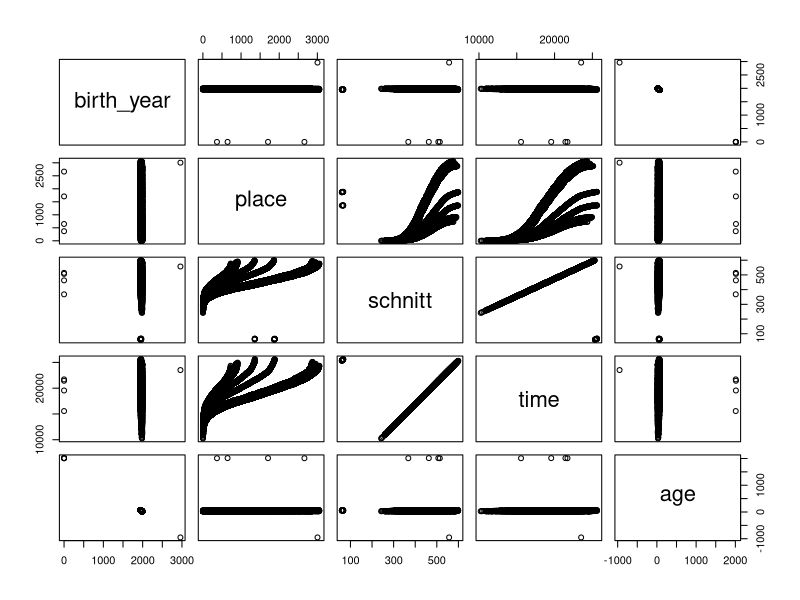
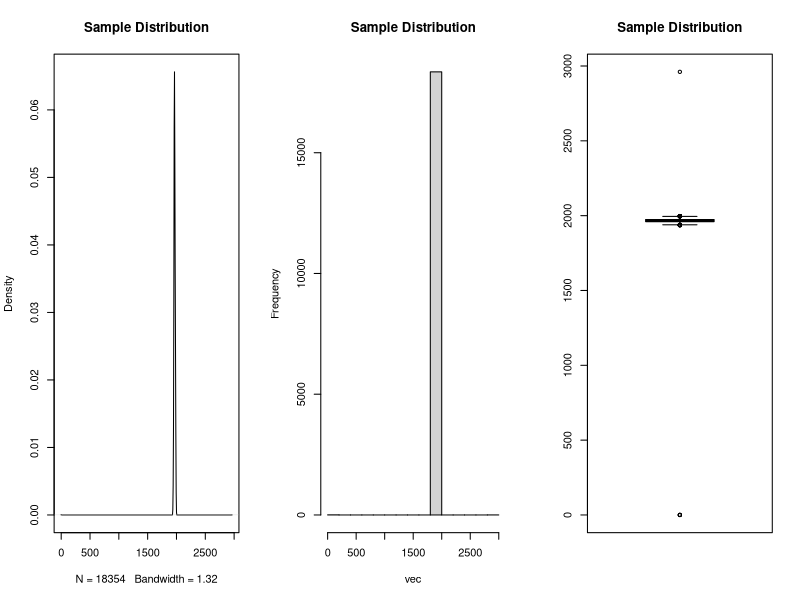
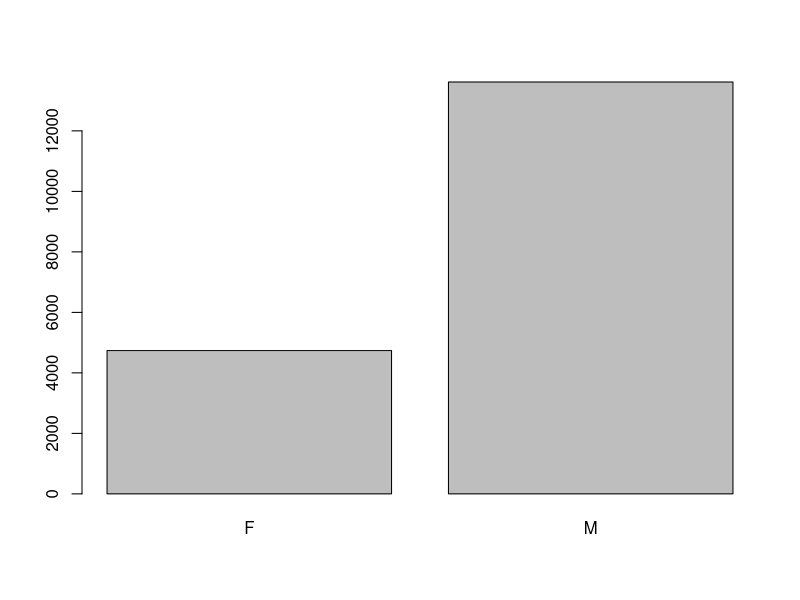
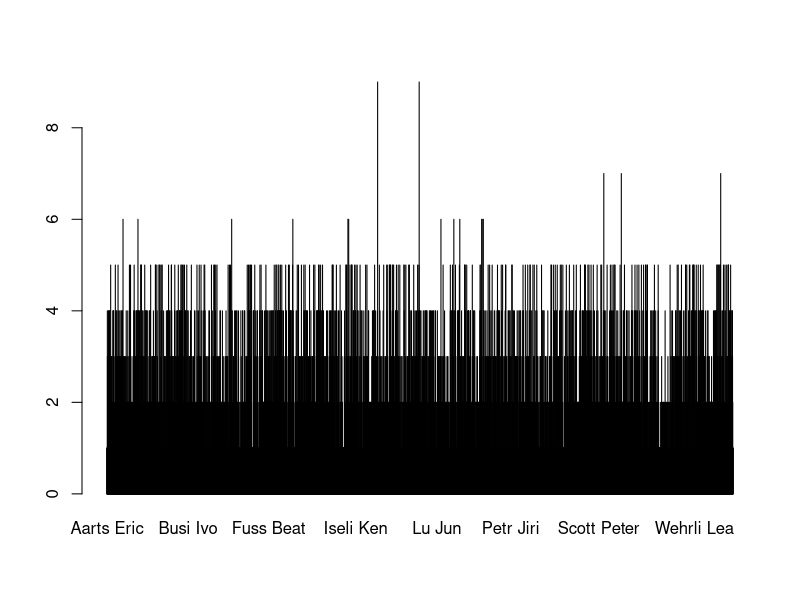
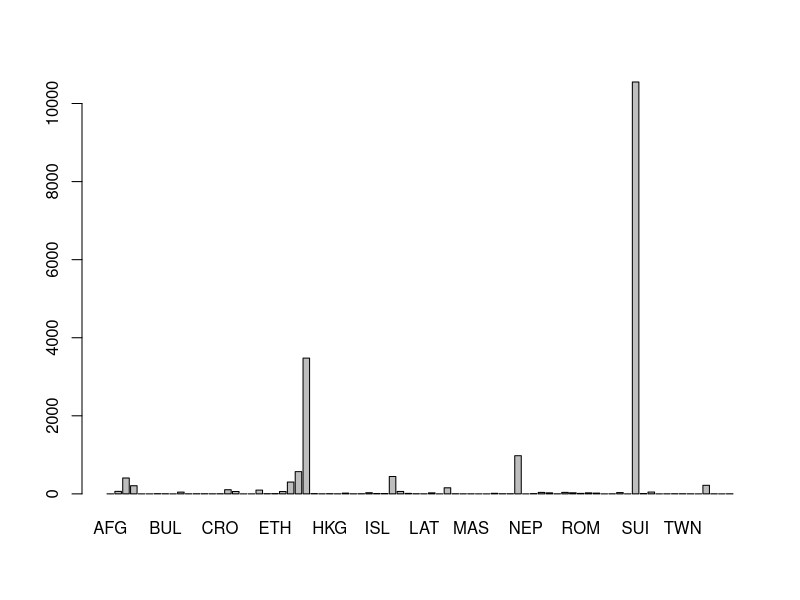
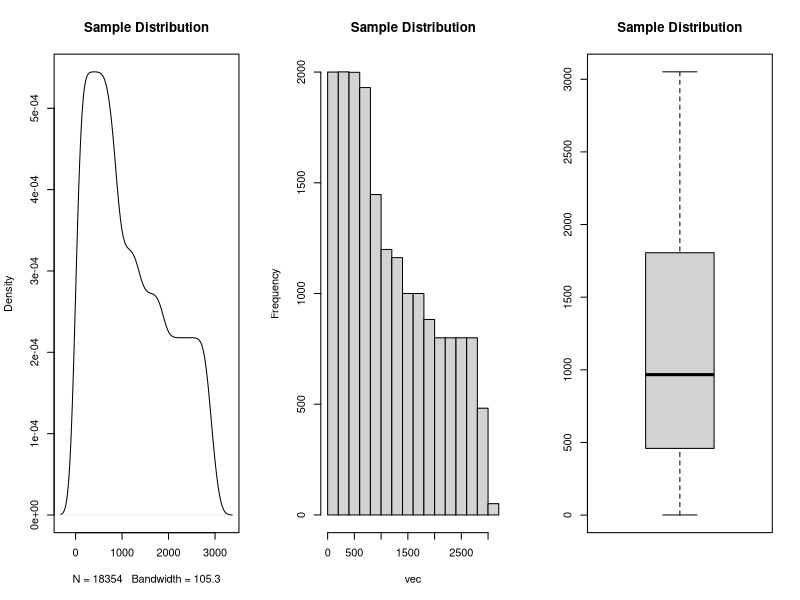
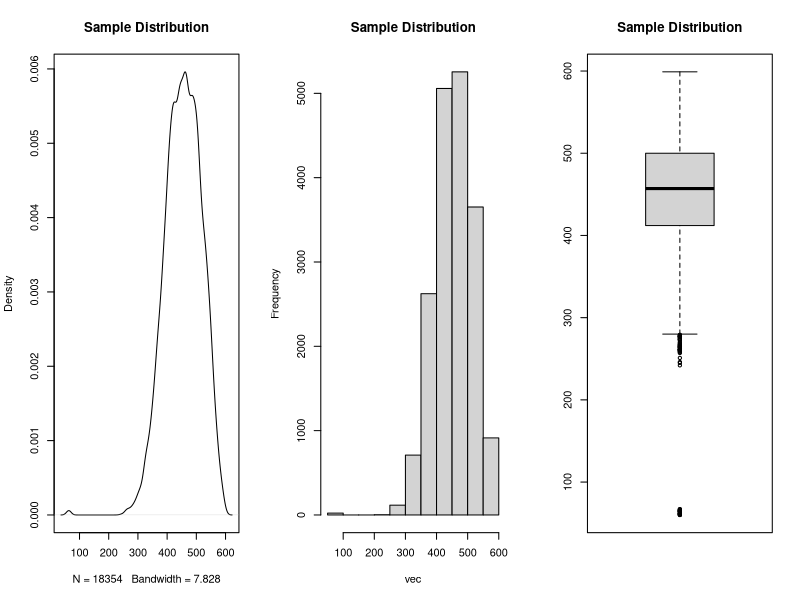
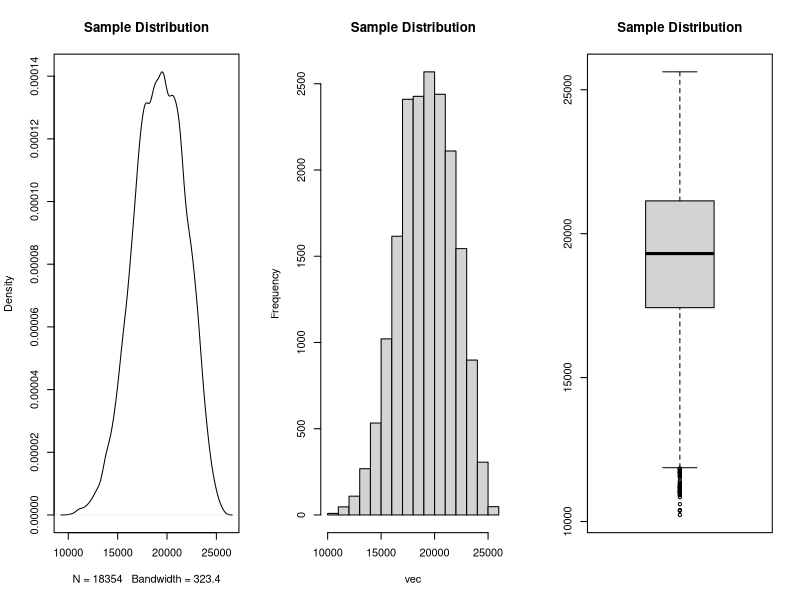

These figures' R source, in order:
# David Richard Steinmetz
# Web scraping project
# NYC Data Science Academy
# Last modified: 2016-08-14



# Functions ---------------------------------------------------------------

# Investigate New Dataset
open_sesame <- function(data){
  print('----------------------Variables---------------------')
  print(names(data))
  print('----------------------Structure---------------------')
  str(data)
  print('------------------------Head------------------------')
  print(head(data))
  print('-----------------------Summary----------------------')
  print(summary(data))
  print('-----------------Standard Deviation-----------------')
  num <- sapply(data, class) %in% c('integer','numeric')
  print(sapply(data[num], sd))
  # ----------------------Missingness------------------------
  print('----------------------Total NAs---------------------')
  total_na <- sum(is.na(data))
  if (total_na > 0){
    print(total_na)
  } else {
    print('No missing values')
  }
  print('-------------------Columns with NAs-----------------')
  if (total_na > 0){
    print(names(heptathlon)[colSums(is.na(head(heptathlon))) > 0])
  } else {
    print('No missing values')
  }
  # ---------------Plot pairwise variables-------------------
  plot(data[,num])
}

# Univariate EDA
uni_eda <- function(vec){
  # Clean
  vec <- vec[!is.na(vec)]
  # SOCS - Shape, Outliers, Center, Spread
  if (class(vec) %in% c('integer', 'numeric')) {
    par(mfcol=c(3,1), mfrow=c(1,3))
    plot(density(vec), main='Sample Distribution') # Shape
    hist(vec, main='Sample Distribution') # Shape
    boxplot(vec, main='Sample Distribution') # Outliers
    par(mfcol=c(1,1), mfrow=c(1,1))
    print(summary(vec)) # Center, Spread
    print(paste('Standard deviation:', round(sd(vec),4))) # Spread
    print(paste('Variance:', round(var(vec),4))) # Spread
  } else if (class(vec) %in% c('factor', 'character')) {
    barplot(table(vec)) # Shape
    print(table(vec)) # Shape
    print(summary(vec)) # Center
  }
}

# Wait for Enter keystroke to continue function
readkey <- function()
{
  cat ("Press [enter] to continue, type 'q' to quit")
  line <- readline()
}

# Uni_eda for all columns in a data table
uni <- function(df){
  if (is.data.frame(df)){
    for (col in 1:length(df)) {
      uni_eda(as.vector(df[[col]]))
      print(paste('Variable name:', names(df)[col]))
      if(readkey() == 'q') break
    }
  } else {
    print('Error: Not a data frame')
  }
}


# EDA ---------------------------------------------------------------------

# Load libraries
library(data.table)

# Load data
setwd('D:/Projects/DataScienceBootcamp/23_Project3_Web_Scraping/02_Selfgen/')
dt <- fread('data.csv')

# Transform data
dt[, gender:=as.factor(gender)]
dt[, nat:=as.factor(nat)]
dt[, year:=as.factor(year)]
df = as.data.frame(dt)

# Investigate new dataset
open_sesame(df)


# Univariate EDA
uni(dt)


# Bivariate EDA
isnum = sapply(df, class) %in% c('integer', 'numeric')
library(corrplot)
cor(df[,isnum])
corrplot(cor(df[,isnum]))
plot(df[1:100,])



# Investigate and Clean Outliers ------------------------------------------

# birth_year
dt[birth_year==0]  # View 
dt[birth_year==0, birth_year:=NA]  # All values were missing in the results
dt[is.na(birth_year)]  # View

# nat
dt[nat=='NON']  # View
dt[nat=='NON', nat:=NA]  # All values were missing in the results
dt[is.na(nat)]

# age
dt[age<0]  # View 
dt <- dt[-which(dt$age<0),]  # One falsely read row
dt[age<0]  # View that it's empty
dt[age>100]  # View
dt[age>100, age:=NA]  # Miscalculations due to missing birth_year
dt[age>100]
uni_eda(dt[['age']])  # View new age distribution

